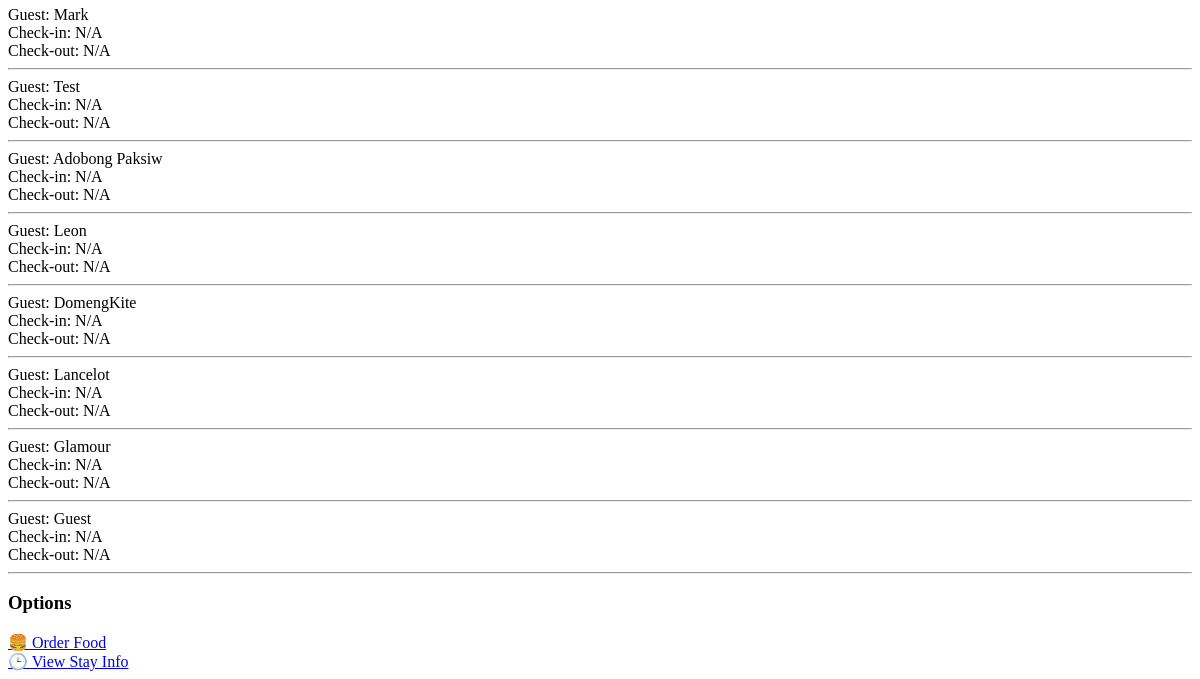
/guest/dashboard.php?room=101 (lower part), run on an earlier commit of the app's database.
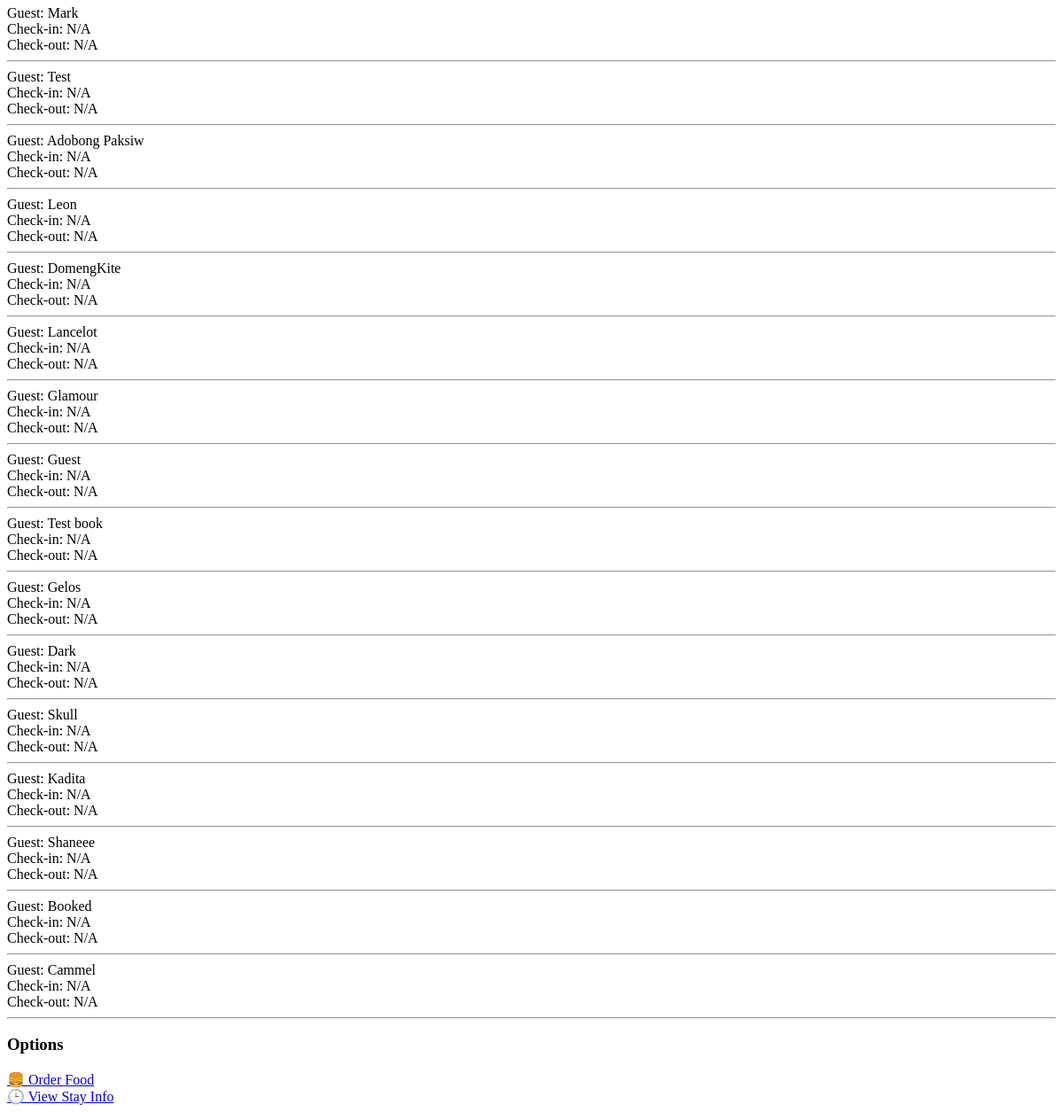
And on a later commit of the database.
### tables this page shows
CREATE TABLE `bookings` (
  `id` int NOT NULL,
  `guest_name` varchar(100) DEFAULT NULL,
  `email` varchar(255) DEFAULT NULL,
  `address` text,
  `telephone` varchar(20) DEFAULT NULL,
  `age` int DEFAULT NULL,
  `num_people` int DEFAULT NULL,
  `room_number` varchar(10) DEFAULT NULL,
  `duration` varchar(10) DEFAULT NULL,
  `payment_mode` varchar(10) DEFAULT NULL,
  `reference_number` varchar(50) DEFAULT NULL,
  `booking_token` varchar(20) DEFAULT NULL,
  `amount_paid` double DEFAULT NULL,
  `total_price` double DEFAULT NULL,
  `change_amount` double DEFAULT NULL,
  `start_date` datetime DEFAULT NULL,
  `end_date` datetime DEFAULT NULL,
  `status` varchar(20) NOT NULL DEFAULT 'upcoming',
  `created_at` timestamp NULL DEFAULT CURRENT_TIMESTAMP,
  `cancellation_reason` text,
  `cancelled_by` int DEFAULT NULL,
  `cancelled_at` datetime DEFAULT NULL
);

### guest/dashboard.php (the view, shortened to what this page needs)
<?php
include '../database.php';
$room = $_GET['room'] ?? '';
$room = (int)$room;
$stmt = $conn->prepare("SELECT * FROM bookings WHERE room_number = ?");
$stmt->bind_param("i", $room);
$stmt->execute();
$result = $stmt->get_result();
$bookings = $result->fetch_all(MYSQLI_ASSOC);
?>
<!DOCTYPE html>
<html>
<head>
</head>
<body>
  <?php if ($bookings): ?>
    <?php foreach ($bookings as $b): ?>
        Guest: <?php echo htmlspecialchars($b['guest_name'] ?? 'Unknown'); ?><br>
        Check-in: <?php echo htmlspecialchars($b['check_in'] ?? 'N/A'); ?><br>
        Check-out: <?php echo htmlspecialchars($b['check_out'] ?? 'N/A'); ?><br>
        <hr>
    <?php endforeach; ?>
  <?php else: ?>
    <p>❌ No bookings found for this room.</p>
  <?php endif; ?>
  <h3>Options</h3>
  <a href="order-food.php?room=<?php echo urlencode($room); ?>">🍔 Order Food</a><br>
  <a href="view-stay.php?room=<?php echo urlencode($room); ?>">🕒 View Stay Info</a><br>
</body>
</html>

What changed in the data, as far as the page shows it:
added bookings: guest_name "Test book", check_in "N/A", check_out "N/A"
added bookings: guest_name "Gelos", check_in "N/A", check_out "N/A"
added bookings: guest_name "Dark", check_in "N/A", check_out "N/A"
added bookings: guest_name "Skull", check_in "N/A", check_out "N/A"
added bookings: guest_name "Kadita", check_in "N/A", check_out "N/A"
added bookings: guest_name "Shaneee", check_in "N/A", check_out "N/A"
added bookings: guest_name "Booked", check_in "N/A", check_out "N/A"
added bookings: guest_name "Cammel", check_in "N/A", check_out "N/A"
